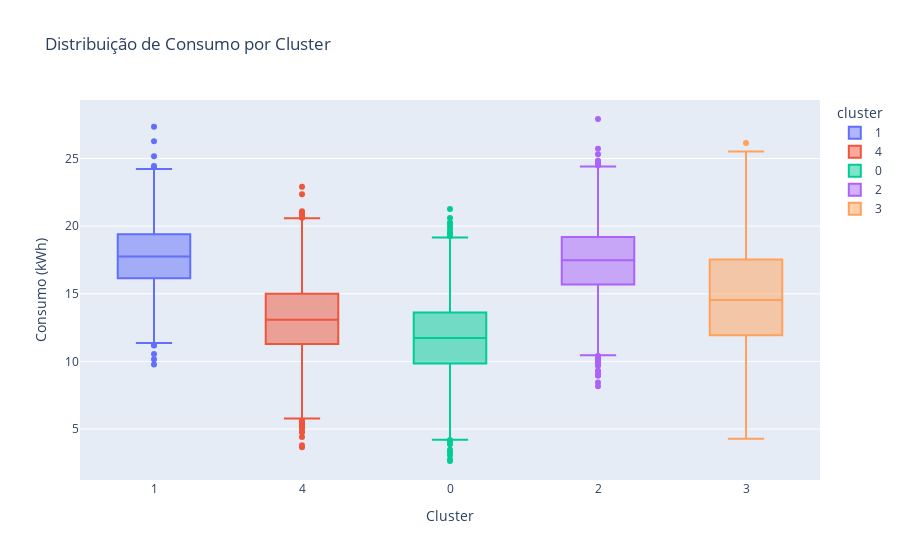

Notebook cell for this chart:
### Code cell
fig = px.box(df, x="cluster", y="consumption_kwh", color="cluster",
             title="Distribuição de Consumo por Cluster")
fig.update_layout(xaxis_title="Cluster", yaxis_title="Consumo (kWh)")
fig.show()

# Os consumos médio diário por cluster são fatores de separação entre os clusters.

### Figure 1 — Plotly figure (JSON) as saved in the notebook; plotly's stock layout.template omitted (floating-point values rounded to 4 significant figures; data arrays with more than 128 entries replaced by an {"elided": "..."} marker saying what was removed)
{"data": [{"alignmentgroup": "True", "hovertemplate": "cluster=%{x}<br>consumption_kwh=%{y}<extra></extra>", "legendgroup": "1", "marker": {"color": "#636efa"}, "name": "1", "notched": false, "offsetgroup": "1", "orientation": "v", "showlegend": true, "type": "box", "x": {"elided": "2700 str values"}, "x0": " ", "xaxis": "x", "y": {"elided": "2700 float values"}, "y0": " ", "yaxis": "y"}, {"alignmentgroup": "True", "hovertemplate": "cluster=%{x}<br>consumption_kwh=%{y}<extra></extra>", "legendgroup": "4", "marker": {"color": "#EF553B"}, "name": "4", "notched": false, "offsetgroup": "4", "orientation": "v", "showlegend": true, "type": "box", "x": {"elided": "2880 str values"}, "x0": " ", "xaxis": "x", "y": {"elided": "2880 float values"}, "y0": " ", "yaxis": "y"}, {"alignmentgroup": "True", "hovertemplate": "cluster=%{x}<br>consumption_kwh=%{y}<extra></extra>", "legendgroup": "0", "marker": {"color": "#00cc96"}, "name": "0", "notched": false, "offsetgroup": "0", "orientation": "v", "showlegend": true, "type": "box", "x": {"elided": "4500 str values"}, "x0": " ", "xaxis": "x", "y": {"elided": "4500 float values"}, "y0": " ", "yaxis": "y"}, {"alignmentgroup": "True", "hovertemplate": "cluster=%{x}<br>consumption_kwh=%{y}<extra></extra>", "legendgroup": "2", "marker": {"color": "#ab63fa"}, "name": "2", "notched": false, "offsetgroup": "2", "orientation": "v", "showlegend": true, "type": "box", "x": {"elided": "4320 str values"}, "x0": " ", "xaxis": "x", "y": {"elided": "4320 float values"}, "y0": " ", "yaxis": "y"}, {"alignmentgroup": "True", "hovertemplate": "cluster=%{x}<br>consumption_kwh=%{y}<extra></extra>", "legendgroup": "3", "marker": {"color": "#FFA15A"}, "name": "3", "notched": false, "offsetgroup": "3", "orientation": "v", "showlegend": true, "type": "box", "x": {"elided": "2700 str values"}, "x0": " ", "xaxis": "x", "y": {"elided": "2700 float values"}, "y0": " ", "yaxis": "y"}], "layout": {"boxmode": "overlay", "legend": {"title": {"text": "cluster"}, "tracegroupgap": 0}, "title": {"text": "Distribuição de Consumo por Cluster"}, "xaxis": {"anchor": "y", "categoryarray": ["1", "4", "0", "2", "3"], "categoryorder": "array", "domain": [0, 1], "title": {"text": "Cluster"}}, "yaxis": {"anchor": "x", "domain": [0, 1], "title": {"text": "Consumo (kWh)"}}}}
